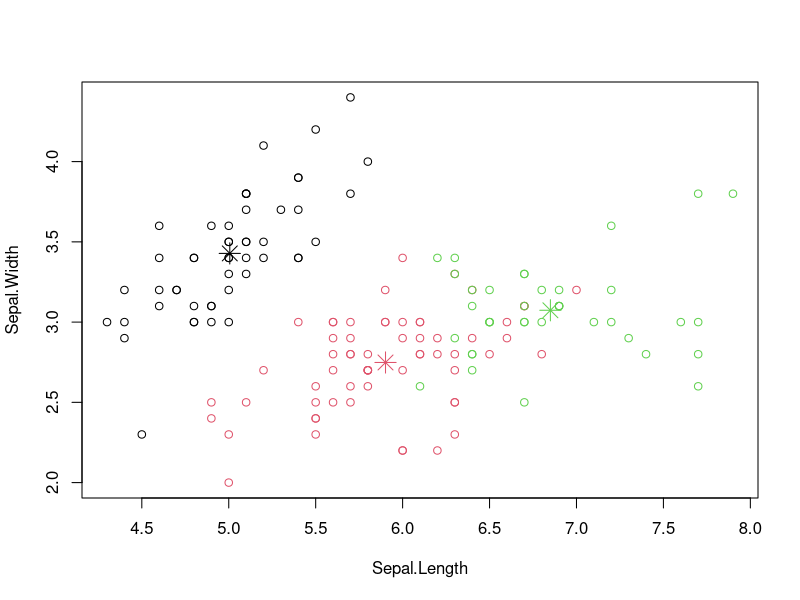
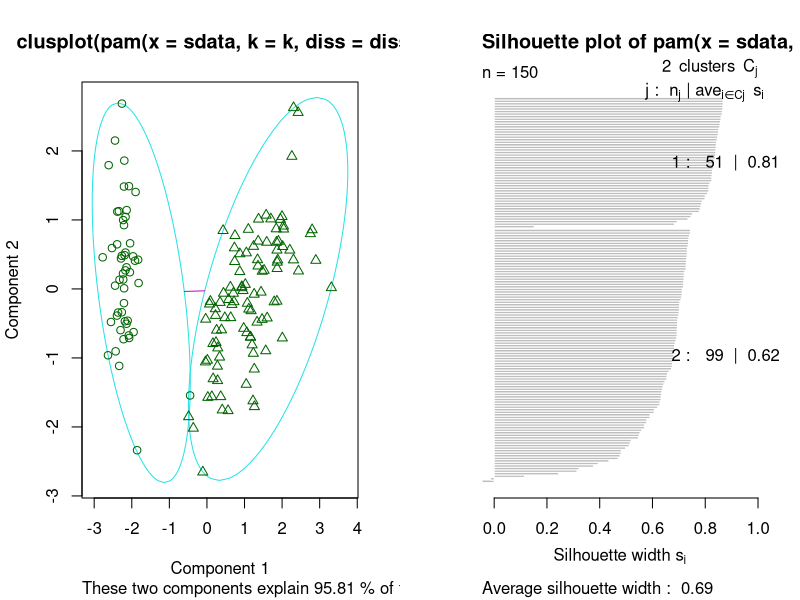
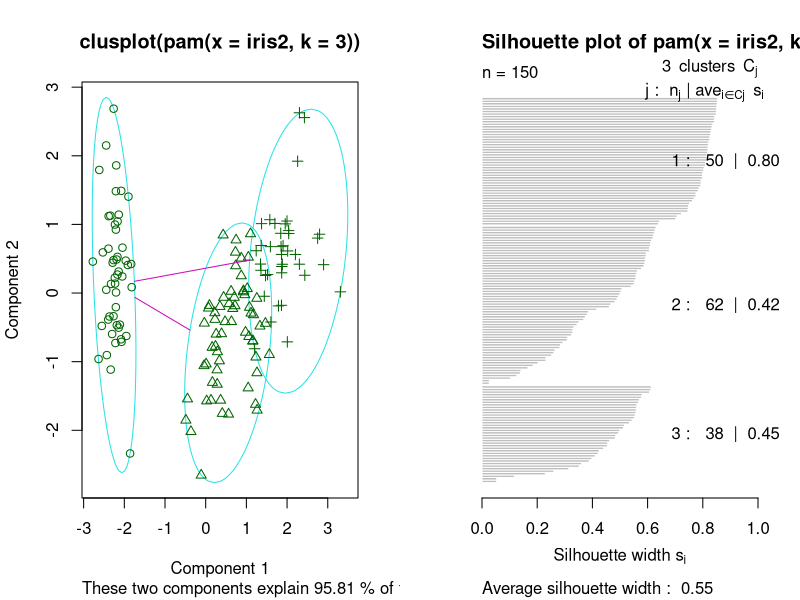

These figures' R source, in order:
## ---- chunk 1
knitr::opts_chunk$set(echo = TRUE)
## ---- chunk 2
# Load the iris data set into iris
iris2 <- iris

#remove the species variable from the data
iris2$Species <- NULL

#setting a seed to get repeatble results
set.seed(123)
#apply the kmeans tothe iris2 data set. The 3 sets the cluster count to 3
(kmeans.result <- kmeans(iris2, 3))

#compare the actual classifications with the predicted clustering result using a confusion matrix
table(iris$Species, kmeans.result$cluster)
#after running the above code its easy to see that the setosa species is easy to separate from the other species.

#plot the species clusters with Sepal.Length and Sepal.Width
plot(iris2[c("Sepal.Length", "Sepal.Width")], col = kmeans.result$cluster)
points(kmeans.result$centers[,c("Sepal.Length", "Sepal.Width")], col = 1:3,
       pch = 8, cex=2)
#after looking at the graph you can see that the Setosa species (black points) are easily separated while the versicolor and virginica species have some overlap

## ---- chunk 3
#install.packages("fpc")
#install.packages("cluster")

library(fpc)
library(cluster)

pamk.result <- pamk(iris2)

#number of clusters
pamk.result$nc

#check cluster against actual results
table(pamk.result$pamobject$clustering, iris$Species)

#display cluster as a graph
layout(matrix(c(1,2),1,2)) # displays 2 graphs on one row
plot(pamk.result$pamobject)
layout(matrix(1)) # change back to one graph per page

#rerun pam but with 3 clusters
pam.result <- pam(iris2, 3)
table(pam.result$clustering, iris$Species)

#display cluster as a graph
layout(matrix(c(1,2),1,2)) # displays 2 graphs on one row
plot(pam.result)
layout(matrix(1)) # change back to one graph per page
